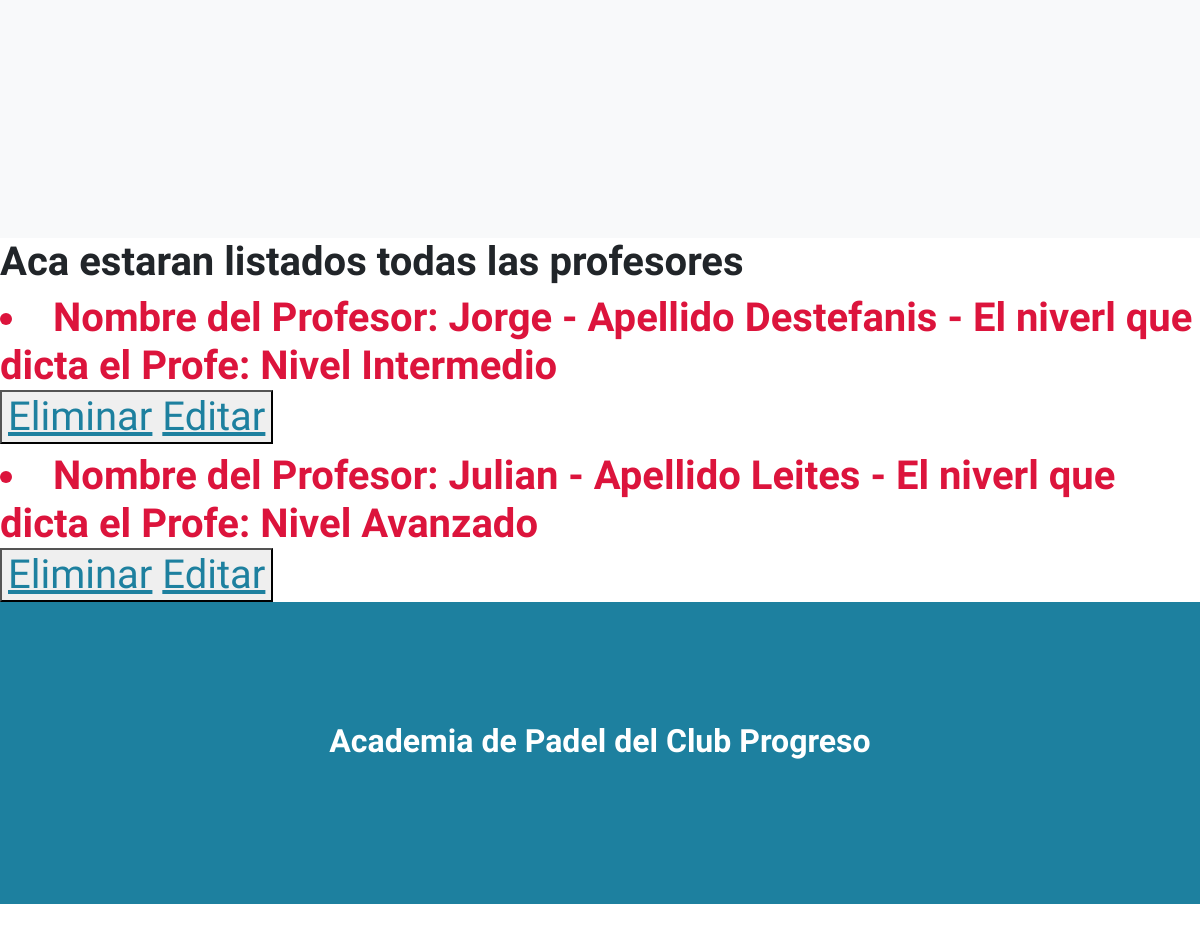
The app's page /leerProfesores (lower part), older data.
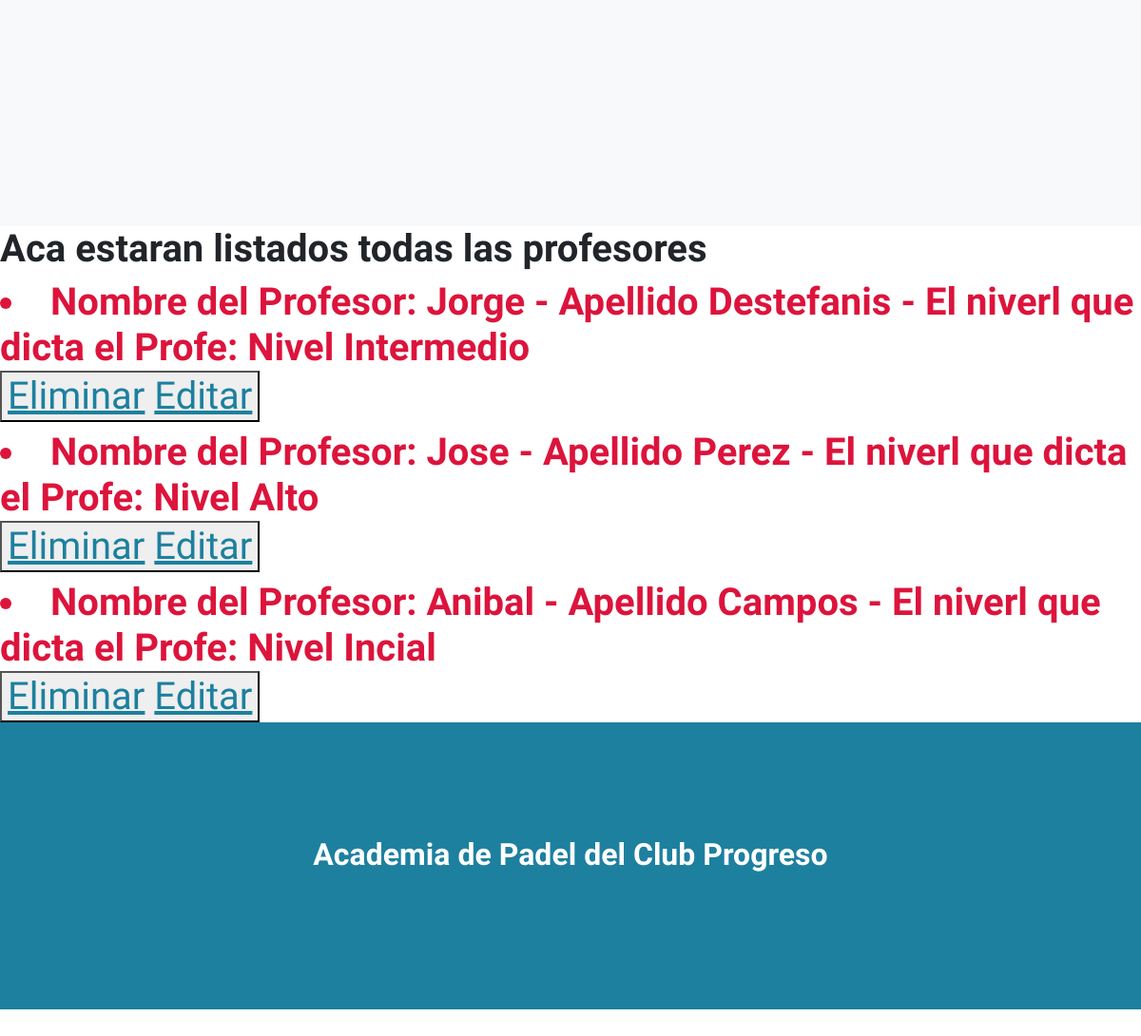
The same page, newer data.
### appmwr/models.py (models this page shows)
class Profesor(models.Model):
    nombre=models.CharField(max_length=40)
    apellido=models.CharField(max_length=40)
    nivel=models.CharField(max_length=40)
    def __str__(self)-> str:
        return f"Nombre del Profesor: {self.nombre} - Apellido {self.apellido} - El niverl que dicta el Profe: {self.nivel}"

### appmwr/views.py (the view)
# urls.py: path('leerProfesores', leerProfesores, name= "LeerProfesores"),
def leerProfesores(request):
    profesores=Profesor.objects.all()
    return render(request, "appmwr/leerprofesores.html", {"profesores":profesores})

### appmwr/templates/appmwr/leerProfesores.html (shortened to what this page needs)
{% extends "appmwr/base.html" %}
{% block contenidoQueCambia%}
<h1> Aca estaran listados todas las profesores</h1>
<h1 style="color:crimson; font-size: 40px;"{% for p in profesores %} <h1 style="color:crimson; font-size: 40px;" </h1>
    <li> {{p}}</li>
    <button>
    <a href="{% url 'EliminarProfesor' p.nombre%}">Eliminar</a>
    <a href="{% url 'EditarProfesor' p.nombre%}">Editar</a>
    </button>
    {% endfor %}
    {% endblock%}

### appmwr/templates/appmwr/base.html (shortened to what this page needs)
{% load static %}
<!DOCTYPE html>
<html lang="en">
    <head>
        <link href="https://cdnjs.cloudflare.com/ajax/libs/simple-line-icons/2.5.5/css/simple-line-icons.min.css" rel="stylesheet" />
        <link href="{% static 'appmwr/css/styles.css' %}" rel="stylesheet" />
    </head>
    <body id="page-top">
        <section class="content-section bg-light" id="about">
</section>
        {% block contenidoQueCambia %}
        {% endblock %}
        <section class="content-section bg-primary text-white">
            <div class="container px-4 px-lg-5 text-center">
                <h2 class="mb-4">Academia de Padel del Club Progreso</h2>
            </div>
        </section>
    </body>
</html>

Row changes from the older to the newer data that the page shows:
removed Profesor: nombre+apellido+nivel "Nombre del Profesor: Julian - Apellido Leites - El niverl que dicta el Profe: Nivel Avanzado"
added Profesor: nombre+apellido+nivel "Nombre del Profesor: Jose - Apellido Perez - El niverl que dicta el Profe: Nivel Alto"
added Profesor: nombre+apellido+nivel "Nombre del Profesor: Anibal - Apellido Campos - El niverl que dicta el Profe: Nivel Incial"
